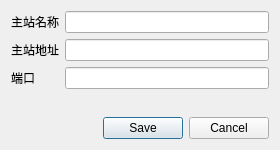
<?xml version="1.0" encoding="UTF-8"?>
<ui version="4.0">
 <class>CServerSiteDialogClass</class>
 <widget class="QDialog" name="CServerSiteDialogClass">
  <property name="geometry">
   <rect><x>0</x><y>0</y><width>280</width><height>150</height></rect>
  </property>
  <property name="minimumSize">
   <size><width>280</width><height>0</height></size>
  </property>
  <property name="maximumSize">
   <size><width>280</width><height>16777215</height></size>
  </property>
  <property name="windowTitle">
   <string>站点</string>
  </property>
  <layout class="QVBoxLayout" name="rootLayout">
   <item>
    <layout class="QFormLayout" name="formLayout">
     <item row="0" column="0"><widget class="QLabel" name="nameLabel"><property name="text"><string>主站名称</string></property></widget></item>
     <item row="0" column="1"><widget class="QLineEdit" name="nameEdit"/></item>
     <item row="1" column="0"><widget class="QLabel" name="hostLabel"><property name="text"><string>主站地址</string></property></widget></item>
     <item row="1" column="1"><widget class="QLineEdit" name="hostEdit"/></item>
     <item row="2" column="0"><widget class="QLabel" name="portLabel"><property name="text"><string>端口</string></property></widget></item>
     <item row="2" column="1"><widget class="QLineEdit" name="portEdit"/></item>
    </layout>
   </item>
   <item>
    <widget class="QDialogButtonBox" name="buttonBox">
     <property name="orientation"><enum>Qt::Orientation::Horizontal</enum></property>
     <property name="standardButtons"><set>QDialogButtonBox::StandardButton::Cancel|QDialogButtonBox::StandardButton::Save</set></property>
    </widget>
   </item>
  </layout>
 </widget>
 <resources/>
 <connections/>
</ui>
